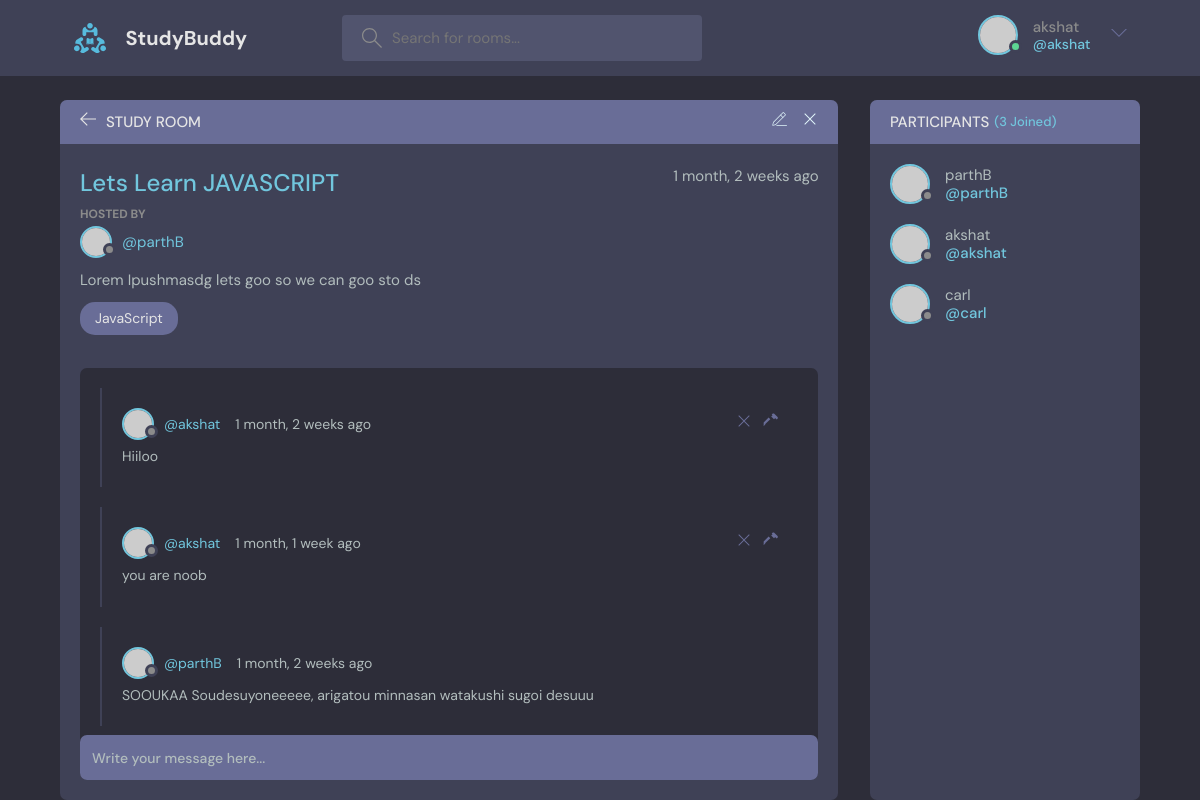
/room/1/ (signed in), run on the app's committed database.
### base/models.py (models this page shows, shortened)
class Room(models.Model):
    host = models.ForeignKey(User, on_delete=models.SET_NULL, null=True)
    topic = models.ForeignKey(Topic, on_delete=models.SET_NULL, null=True)
    name = models.CharField(max_length=200)
    description = models.TextField(null=True, blank=True)
    participants = models.ManyToManyField(User, related_name='participants', blank=True)
    updated = models.DateTimeField(auto_now=True)
    created = models.DateTimeField(auto_now_add=True)
    class Meta:
        ordering = ['-updated', '-created']

class Topic(models.Model):
    name = models.CharField(max_length=200)
    def __str__(self):
        return self.name

class Message(models.Model):
    user = models.ForeignKey(User, on_delete=models.CASCADE)
    room = models.ForeignKey(Room, on_delete=models.CASCADE)
    body = models.TextField(null=True, blank=True)
    updated = models.DateTimeField(auto_now=True)
    created = models.DateTimeField(auto_now_add=True)
    class Meta:
        ordering = ['-updated', '-created']

### base/views.py (the view, shortened to what this page needs)
# urls.py: path('room/<str:pk>/', views.room, name='room'),
def room(request, pk):
    room = Room.objects.get(id=pk)
    participants = room.participants.all()
    room_message = room.message_set.all()
    context = {'room':room, 'room_message':room_message, 'participants':participants}
    return render(request, 'base/room.html', context)

### base/templates/base/room.html (shortened to what this page needs)
{% include 'main.html' %} {% block content %}
<main class="profile-page layout layout--2">
  <div class="container">
    <div class="room">
      <div class="room__top">
        <div class="room__topLeft">
          <a href="{% url 'home' %}">
            <svg
              version="1.1"
              xmlns="http://www.w3.org/2000/svg"
              width="32"
              height="32"
              viewBox="0 0 32 32"
            >
              <title>arrow-left</title>
              <path
                d="M13.723 2.286l-13.723 13.714 13.719 13.714 1.616-1.611-10.96-10.96h27.625v-2.286h-27.625l10.965-10.965-1.616-1.607z"
              ></path>
            </svg>
          </a>
          <h3>Study Room</h3>
        </div>
        <div class="room__topRight">
          <a href="{% url 'update-room' room.id%}">
          </a>
          <a href="{% url 'delete-room' room.id%}">
            <svg
              version="1.1"
              xmlns="http://www.w3.org/2000/svg"
              width="32"
              height="32"
              viewBox="0 0 32 32"
            >
              <title>remove</title>
              <path
                d="M27.314 6.019l-1.333-1.333-9.98 9.981-9.981-9.981-1.333 1.333 9.981 9.981-9.981 9.98 1.333 1.333 9.981-9.98 9.98 9.98 1.333-1.333-9.98-9.98 9.98-9.981z"
              ></path>
            </svg>
          </a>
        </div>
      </div>
      <div class="room__box scroll">
        <div class="room__header scroll">
          <div class="room__info">
            <h3>{{room.name}}</h3>
            <span>{{room.created|timesince}} ago</span>
          </div>
          <div class="room__hosted">
            <p>Hosted By</p>
            <a href="{% url 'user-profile' room.host.id %}" class="room__author">
              <div class="avatar avatar--small">
                <img src="https://randomuser.me/api/portraits/men/37.jpg" />
              </div>
              <span>@{{room.host}}</span>
            </a>
          </div>
          <div class="room__details">{{room.description}}</div>
          <span class="room__topics">{{room.topic}}</span>
        </div>
        <div class="room__conversation">
          <div class="threads scroll">
            {% for message in room_message %}
            <div class="thread">
              <div class="thread__top">
                <div class="thread__author">
                  <a href="#" class="thread__authorInfo">
                    <div class="avatar avatar--small">
                      <img
                        src="https://randomuser.me/api/portraits/men/37.jpg"
                      />
                    </div>
                    <span>@{{message.user}}</span>
                  </a>
                  <span class="thread__date"
                    >{{message.created|timesince}} ago</span
                  >
                </div>
                {% if request.user == message.user %}
                <div class="roomListRoom__actions">
                  <a href="{% url 'delete-message' message.id %}">
                    <svg
                      version="1.1"
                      xmlns="http://www.w3.org/2000/svg"
                      width="32"
                      height="32"
                      viewBox="0 0 32 32"
                    >
                      <title>remove</title>
                      <path
                        d="M27.314 6.019l-1.333-1.333-9.98 9.981-9.981-9.981-1.333 1.333 9.981 9.981-9.981 9.98 1.333 1.333 9.981-9.98 9.98 9.98 1.333-1.333-9.98-9.98 9.98-9.981z"
                      ></path>
                    </svg>
                  </a>
                  <a href="{% url 'update-message' message.id %}">
                  </a>
                </div>
                {% endif %}
              </div>
              <div class="thread__details">
                {{message.body}}
              </div>
            </div>
            {% endfor %}
          </div>
        </div>
      </div>
      {% if request.user.is_authenticated %}
      <div class="room__message">
        <form action="#" method="POST">
          <input name="body" placeholder="Write your message here..." />
        </form>
      </div>
      {% endif %}
    </div>
    <div class="participants">
      <h3 class="participants__top">Participants <span>({{room.participants.count}} Joined)</span></h3>
      <div class="participants__list scroll">
        {% for user in participants %}
        <a href="{% url 'user-profile' user.id%}" class="participant">
          <div class="avatar avatar--medium">
            <img src="https://randomuser.me/api/portraits/men/37.jpg" />
          </div>
          <p>
            {{user.username}}
            <span>@{{user.username}}</span>
          </p>
        </a>
        {% endfor %}
      </div>
    </div>
  </div>
</main>
{% endblock content %}

### templates/navbar.html (shortened to what this page needs)
{%load static%}
<header class="header header--loggedIn">
  <div class="container">
    <a href="{% url 'home' %}" class="header__logo">
      <img src="{% static 'images/logo.svg' %}" />
      <h1>StudyBuddy</h1>
    </a>
    <form class="header__search" method="GET" accept="{% url 'home' %}">
      <label>
        <input name="q" placeholder="Search for rooms..." />
      </label>
    </form>
    <nav class="header__menu">
      {% if request.user.is_authenticated %}
      <div class="header__user">
        <a href="{% url 'user-profile' request.user.id %}">
          <div class="avatar avatar--medium active">
            <img src="https://randomuser.me/api/portraits/men/37.jpg" />
          </div>
          <p>{{request.user}} <span>@{{request.user}}</span></p>
        </a>
        <button class="dropdown-button">
          <svg
            version="1.1"
            xmlns="http://www.w3.org/2000/svg"
            width="32"
            height="32"
            viewBox="0 0 32 32"
          >
            <title>chevron-down</title>
            <path d="M16 21l-13-13h-3l16 16 16-16h-3l-13 13z"></path>
          </svg>
        </button>
      </div>
      {% else %}
      <a href="{% url 'login' %}">
        <img src="{% static 'images/avatar.svg' %}" />
        <p>Login</p>
      </a>
      {% endif %}
    </nav>
  </div>
</header>

### data on the page
Room: name "Lets Learn JAVASCRIPT", created "1 month, 2 weeks", host "parthB", description "Lorem Ipushmasdg lets goo so we can goo sto ds", topic "JavaScript", participants.count "3"
Message: user "akshat", created "1 month, 2 weeks", body "Hiiloo"
Message: user "akshat", created "1 month, 1 week", body "you are noob"
Message: user "parthB", created "1 month, 2 weeks", body "SOOUKAA Soudesuyoneeeee, arigatou minnasan watakushi sugoi desuuu"

### other printed values
{{ request.user }} "akshat"
{{ user.username }} "parthB"
{{ user.username }} "akshat"
{{ user.username }} "carl"
